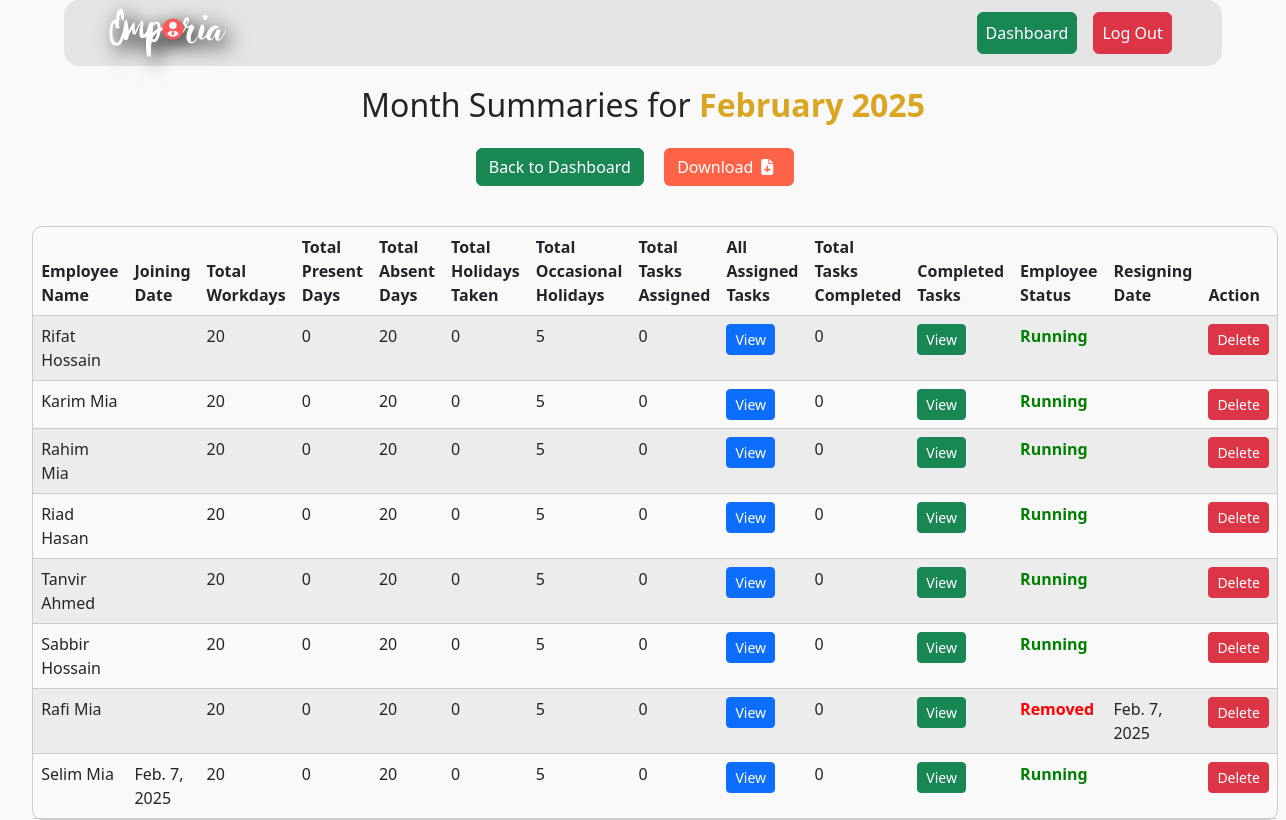
Before: /month-summaries/ (signed in) with the older database file.
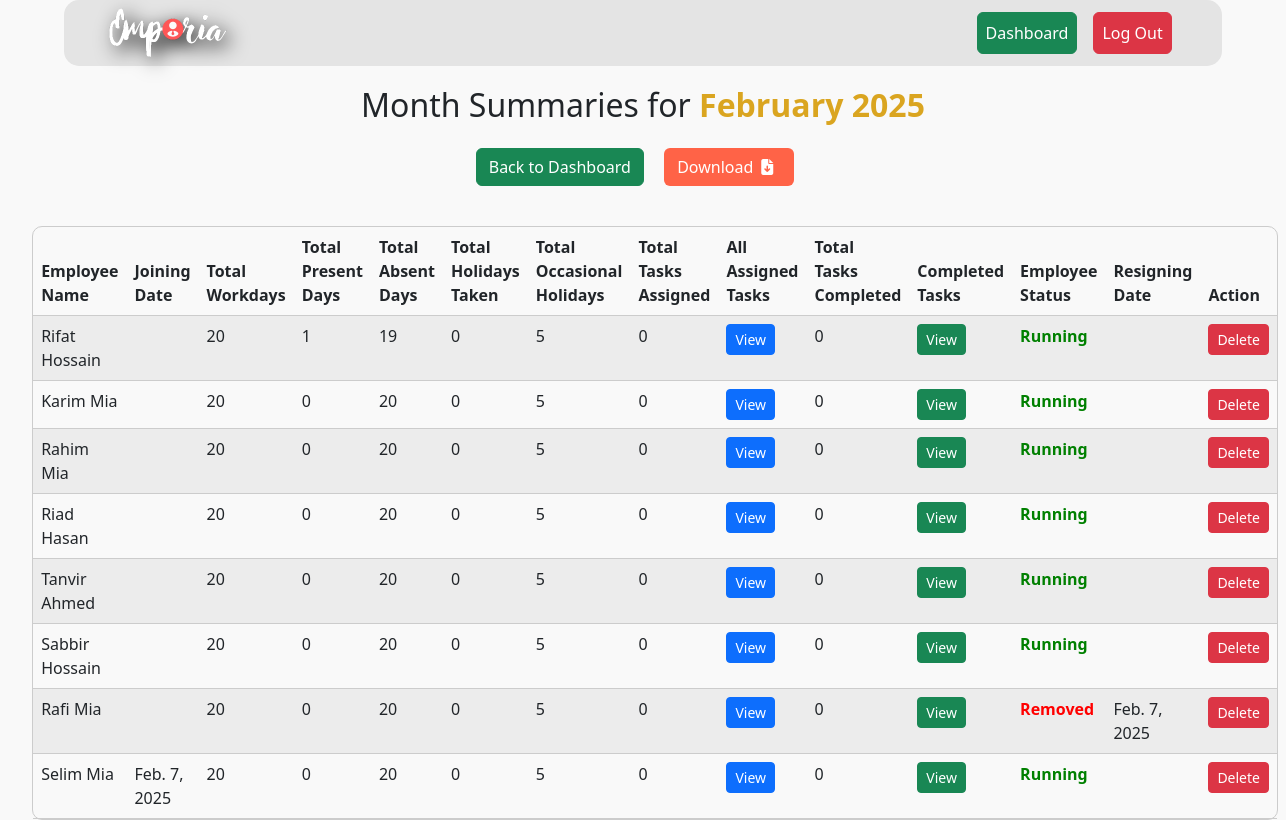
After: the same page with the newer database file.
### dashboard/models.py (models this page shows, shortened)
class MonthSummary(models.Model):
    month = models.CharField(max_length=10, default=datetime.now().strftime("%B"))  # Example: "January"
    year = models.PositiveIntegerField(default=datetime.now().year)  # Example: 2024
    employee_id = models.PositiveIntegerField()
    employee_name = models.CharField(max_length=50)
    total_workdays = models.PositiveIntegerField()
    total_present_days = models.PositiveIntegerField()
    total_holidays_taken = models.PositiveIntegerField()
    total_occasional_holidays = models.PositiveIntegerField()
    total_task_assigned = models.PositiveIntegerField(default=0)
    assigned_task_ids_with_title = models.TextField(blank=True, null=True)  # Store task IDs with titles
    total_task_completed = models.PositiveIntegerField(default=0)
    completed_task_ids_with_title = models.TextField(blank=True, null=True)  # Store completed task IDs with titles
    joining_date = models.DateTimeField(null=True, blank=True)
    leaving_date = models.DateTimeField(null=True, blank=True)
    employee_present_status = models.CharField(max_length=20, choices=[
        ("Running", "Running"),
        ("Removed", "Removed"),
    ], default="Running")
    @property
    def total_absent_days(self):
        return self.total_workdays - self.total_present_days

### dashboard/views.py (the view)
# urls.py: path('month-summaries/', views.view_all_month_summaries, name='view_all_month_summaries'),
@login_required
def view_all_month_summaries(request):
    if not request.user.is_staff:  # Ensure only admins can delete
        return redirect('dashboard')
    today = date.today()
    current_month = today.strftime("%B")
    current_year = today.year
    month_summaries = MonthSummary.objects.filter(month=current_month, year=current_year)
    for summary in month_summaries:
        if summary.assigned_task_ids_with_title:
            summary.assigned_task_list = [task.strip() for task in summary.assigned_task_ids_with_title.split(",")]
        else:
            summary.assigned_task_list = []  # Empty list if no assigned tasks
        if summary.completed_task_ids_with_title:
            summary.completed_task_list = [task.strip() for task in summary.completed_task_ids_with_title.split(",")]
        else:
            summary.completed_task_list = []  # Empty list if no completed tasks
    return render(request, 'all_month_summaries.html', {
        'month_summaries': month_summaries,
        'month': current_month,
        'year': current_year
    })

### dashboard/templates/all_month_summaries.html (shortened to what this page needs)
{% extends 'base.html' %} {% block content %}
<div style="width: 95%; margin: auto">
  <div
    class="msg-header"
    style="text-align: center; margin-bottom: 40px; margin-top: 20px"
  >
    <h2>
      Month Summaries for
      <span style="color: goldenrod; font-weight: bold"
        >{{ month }} {{ year }}</span
      >
    </h2>
    <a class="btn btn-success mt-3" href="{% url 'dashboard' %}"
      >Back to Dashboard</a
    >
    <a
      href="{% url 'export_month_summary' %}"
      class="btn mt-3 mx-3"
      style="background-color: tomato; color: white"
      >Download<i class="fa-solid fa-file-arrow-down mx-2"></i
    ></a>
  </div>
  {% if month_summaries %}
  <table
    class="table table-striped table-hover"
    style="width: 95%; margin: auto"
  >
    <thead>
      <tr>
        <th>Employee Name</th>
        <th>Joining Date</th>
        <th>Total Workdays</th>
        <th>Total Present Days</th>
        <th>Total Absent Days</th>
        <th>Total Holidays Taken</th>
        <th>Total Occasional Holidays</th>
        <th>Total Tasks Assigned</th>
        <th>All Assigned Tasks</th>
        <th>Total Tasks Completed</th>
        <th>Completed Tasks</th>
        <th>Employee Status</th>
        <th>Resigning Date</th>
        <th>Action</th>
      </tr>
    </thead>
    <tbody>
      {% for summary in month_summaries %}
      <tr>
        <td>{{ summary.employee_name }}</td>
        <td>{{ summary.joining_date.date }}</td>
        <td>{{ summary.total_workdays }}</td>
        <td>{{ summary.total_present_days }}</td>
        <td>{{ summary.total_absent_days }}</td>
        <td>{{ summary.total_holidays_taken }}</td>
        <td>{{ summary.total_occasional_holidays }}</td>
        <td>{{ summary.total_task_assigned }}</td>
        <td>
          <button
            href=""
            type="button"
            class="btn btn-primary btn-sm"
            data-bs-toggle="modal"
            data-bs-target="#assignTaskModal-{{summary.id}}"
          >
            View
          </button>
        </td>
        <td>{{ summary.total_task_completed }}</td>
        <td>
          <button
            href=""
            type="button"
            class="btn btn-success btn-sm"
            data-bs-toggle="modal"
            data-bs-target="#completeTaskModal-{{summary.id}}"
          >
            View
          </button>
        </td>
        <td>{% if summary.employee_present_status == 'Running' %}
                <span style="color: green; font-weight: bold;">{{ summary.employee_present_status }}</span>
            {% else %}
                <span style="color: red; font-weight: bold;">{{ summary.employee_present_status }}</span>
            {% endif %}
        </td>
        <td>{{summary.leaving_date.date}}</td>
        <td>
          <button
            href=""
            type="button"
            class="btn btn-danger btn-sm"
            data-bs-toggle="modal"
            data-bs-target="#deleteTaskModal-{{summary.id}}"
          >
            Delete
          </button>
        </td>
      </tr>
      {% endfor %}
    </tbody>
  </table>
  {% else %}
  <h4 style="color:tomato; text-align:center;">No Month Summaries found for the current month.</h4>
  {% endif %}
</div>
{% endblock %}

### templates/base.html (shortened to what this page needs)
{% load static %}
<!DOCTYPE html>
<html lang="en">
  <head>
    <link
      href="https://cdn.jsdelivr.net/npm/bootstrap@5.2.3/dist/css/bootstrap.min.css"
      rel="stylesheet"
    />
    <link rel="stylesheet" href="https://cdn.jsdelivr.net/npm/flatpickr/dist/flatpickr.min.css">
    <link rel="stylesheet" href="https://cdnjs.cloudflare.com/ajax/libs/font-awesome/6.7.2/css/all.min.css" />
  </head>
  <body>
    <nav class="navbar navbar-expand-lg ">
      <div class="container-fluid">
        <div class="collapse navbar-collapse" id="navbarSupportedContent">
          <ul class="navbar-nav me-auto mb-2 mb-lg-0">
            {% if request.user.is_authenticated%}
            <li class="nav-item">
              <a href="{% url 'home' %}">
                <img class="logo" src="{% static 'Emporia_red.png' %}" style="height:50px;">
              </a>
            </li>
            {% endif %}
          </ul>
          <div class="d-flex">
            <ul class="navbar-nav me-auto mb-2 mb-lg-0">
              {% if request.user.is_authenticated%}
              <li class="nav-item">
                <a class="nav-link nav_dashboard btn btn-success mx-2 text-white" href="{% url 'dashboard'%}">Dashboard</a>
              </li>
              <li class="nav-item">
                <a class="nav-link btn btn-danger mx-2 text-white" href="{% url 'logout' %}">Log Out</a>
              </li>
              {% endif %}
            </ul>
          </div>
        </div>
      </div>
    </nav>
     {% block content %} {% endblock %}
  </body>
</html>

### templates/base.html (style rules this page uses)
body { background-color: #f9f9f9; }
.table { width: 500px; border-collapse: separate; border-spacing: 0; border-radius: 10px; border: 1px solid #ccc; }
li::marker { font-weight: bold; }
.navbar { width: 90%; margin: auto; border-radius: 15px; padding-left: 30px; padding-right: 30px; background-color:rgb(228, 228, 228); }
.logo { filter: drop-shadow(6px 6px 10px black); }

Changed rows visible on the page:
changed MonthSummary "Rifat Hossain": total_present_days "0" → "1"; total_absent_days "20" → "19"
